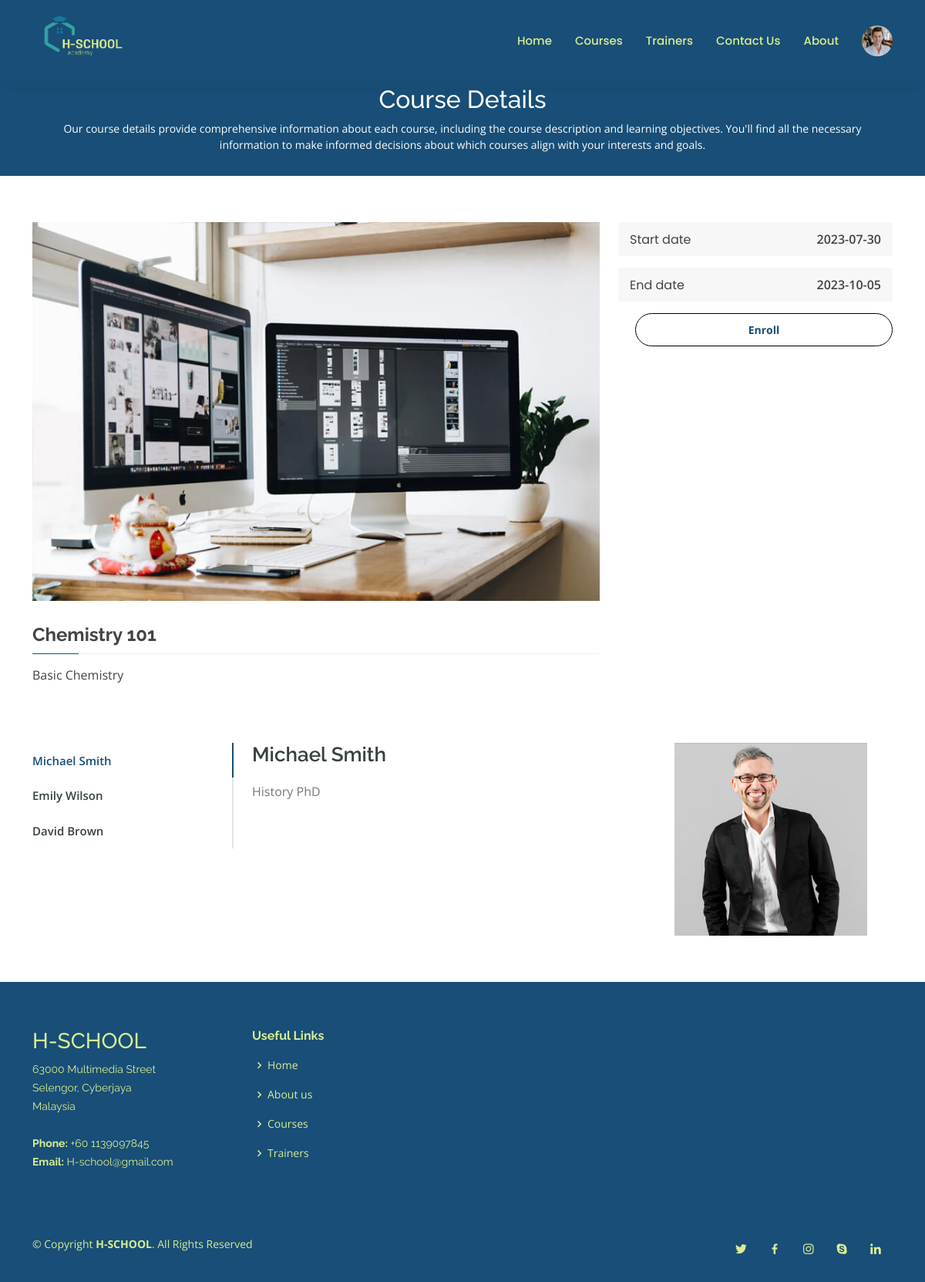
The app's page /student/courseDetails.php?courseID=10 (signed in) with its own data.
### tables this page shows
CREATE TABLE `course` (
  `CourseID` int(11) NOT NULL,
  `Title` varchar(255) DEFAULT NULL,
  `Category` varchar(255) DEFAULT NULL,
  `Description` varchar(255) DEFAULT NULL,
  `StartDate` date DEFAULT NULL,
  `EndDate` date DEFAULT NULL,
  `Status` enum('Active','Inactive') DEFAULT NULL
);

CREATE TABLE `instructor` (
  `InstructorID` int(11) NOT NULL,
  `FirstName` varchar(255) DEFAULT NULL,
  `LastName` varchar(255) DEFAULT NULL,
  `Gender` enum('Male','Female') DEFAULT NULL,
  `Birthdate` date DEFAULT NULL,
  `Status` enum('Active','Inactive') DEFAULT NULL,
  `Email` varchar(255) DEFAULT NULL,
  `Phone` varchar(255) DEFAULT NULL,
  `Password` varchar(255) DEFAULT NULL,
  `Specialization` varchar(255) DEFAULT NULL,
  `Description` varchar(255) DEFAULT NULL
);

### student/functions.php (called while the page is built, shortened)
<?php
require('../dbm.php');
$dbconn = new DatabaseManager;
$dbconn->connect();
function getInstructors($courseID)
{
    global $dbconn;
    $sql = "SELECT Instructor.*
            FROM Instructor
            INNER JOIN Course_Instructor ON Instructor.InstructorID = Course_Instructor.InstructorID
            WHERE Course_Instructor.CourseID = $courseID";
    $instructors = array();
    $result = $dbconn->query($sql);
    while ($row = $result->fetch_assoc()) {
        $instructors[] = $row;
    }
    return $instructors;
}
function getCourse($courseID)
{
    global $dbconn;
    $sql = "SELECT * FROM course WHERE CourseID = $courseID";
    $result = $dbconn->query($sql);
    if ($result && $result->num_rows > 0) {
        $row = $result->fetch_assoc();
        return $row;
    } else {
        return null;
    }
}
function displayTableRow($courseID) { ?>
<?php }
function checkAvailability($courseId, $instructorId) {
    global $dbconn;
    $sql = "SELECT availability FROM Course_Instructor WHERE CourseID = $courseId AND InstructorID = $instructorId";
    $result = $dbconn->query($sql);
    if ($result && mysqli_num_rows($result) > 0) {
        $row = mysqli_fetch_assoc($result);
        $availability = $row['availability'];
        return $availability;
    } else {
        return null;
    }
}
?>

### dbm.php (called while the page is built, shortened)
<?php
if (!class_exists('DatabaseManager')) {
  class DatabaseManager
  {
    private $db_conn;
    private $database = 'h-school';
    private $host = "localhost";
    private $username = "root";
    private $password = "";
    public function connect()
    {
      $this->db_conn = new mysqli($this->host, $this->username, $this->password, $this->database);
    }
    public function query($sql)
    {
      try {
        $this->db_conn->begin_transaction();
        $result = $this->db_conn->query($sql);
        $this->db_conn->commit();
        return $result;
      } catch (PDOException $e) {
        $this->db_conn->rollback();
        die($this->db_conn->error);
      }
    }
  }
}

### student/courseDetails.php (the view, shortened to what this page needs)
<!DOCTYPE html>
<html lang="en">
<?php include 'head.inc.php'; ?>
<body>
  <?php
  $courseID = $_GET['courseID'];
  $course = getCourse($courseID);
  $Title = $course['Title'];
  $description = $course['Description'];
  $startDate = $course['StartDate'];
  $endDate = $course['EndDate'];
  $courseImg = "assets/img/courses/course-1.jpg";
  $instructorArray = getInstructors($courseID);
  ?>
  <?php include 'navBar.inc.php'; ?>
  <main id="main">
    <div class="mainContainer" data-aos="fade-in">
      <div class="container">
        <h2>Course Details</h2>
        <p>
          Our course details provide comprehensive information about each
          course, including the course description and learning objectives.
          You'll find all the necessary information to make informed decisions
          about which courses align with your interests and goals.
        </p>
      </div>
    </div>
    <section id="course-details" class="course-details">
      <div class="container" data-aos="fade-up">
        <div class="row">
          <div class="col-lg-8">
            <?php
            echo '<img src="' . $courseImg . '" class="img-fluid" alt="Course Image">';
            echo " <h3> $Title  </h3>";
            echo "<p> $description </p>";
            ?>
          </div>
          <div class="col-lg-4">
            <div class="course-info d-flex justify-content-between align-items-center">
              <h5>Start date</h5>
              <?php
              echo "<p> $startDate </p>";
              ?>
            </div>
            <div class="course-info d-flex justify-content-between align-items-center">
              <h5>End date</h5>
              <?php
              echo "<p> $endDate </p>";
              ?>
            </div>
            <?php
            if (isset($_SESSION['user_id'])) {
              $user_id = $_SESSION['user_id'];
            }
            $alterQuery = "SELECT * FROM student_course WHERE CourseID = $courseID AND StudentID = $user_id";
            $result = $dbconn->query($alterQuery);
            if ($result && $result->num_rows > 0) {
              echo '<div class="d-flex justify-content-between align-items-center">
                                <a onclick="return UnenrollCourse()" href="UnenrollCourse.php?course_id=' . $courseID . '&user_id=' . $user_id . '" class="enrollbtn">Unenroll</a>
                            </div>';
            } else {
              echo '<div class="d-flex justify-content-between align-items-center">
                                <a onclick="return enrollCourse()" href="enrollCourse_process.php?course_id=' . $courseID . '&user_id=' . $user_id . ' " class="enrollbtn">Enroll</a>
                            </div>';
            }
            ?>
          </div>
        </div>
      </div>
    </section>
    <section id="cource-details-tabs" class="cource-details-tabs">
      <div class="container" data-aos="fade-up">
        <div class="row">
          <div class="col-lg-3">
            <ul class="nav nav-tabs flex-column">
              <?php
              foreach ($instructorArray as $index => $tab) {
                  $tabId = 'tab-' . ($index + 1);
                  $isActive = ($index === 0) ? 'active show' : '';
                  $instructor = $instructorArray[$index];
                $availability = checkAvailability($courseID, $instructor['InstructorID']);
                if ($availability == 'available') {
                  ?>
                  <li class="nav-item">
                    <a class="nav-link <?php echo $isActive; ?>" data-bs-toggle="tab" href="#<?php echo $tabId; ?>">
                      <?php echo $instructor['FirstName'] . " " . $instructor['LastName']; ?>
                    </a>
                  </li>
                  <?php
                }
              }
              ?>
            </ul>
          </div>
          <div class="col-lg-9 mt-4 mt-lg-0">
            <div class="tab-content">
              <?php
              foreach ($instructorArray as $index => $tab) {
                $tabId = 'tab-' . ($index + 1);
                  $isActive = ($index === 0) ? 'active show' : '';
                  $instructor = $instructorArray[$index];
                $availability = checkAvailability($courseID, $instructor['InstructorID']);
                if ($availability == 'available') {
                  ?>
                  <div class="tab-pane <?php echo $isActive; ?>" id="<?php echo $tabId; ?>">
                    <div class="row">
                      <div class="col-lg-8 details order-2 order-lg-1">
                        <h3>
                          <?php echo $instructor['FirstName'] . " " . $instructor['LastName']; ?>
                        </h3>
                        <p>
                          <?php echo $instructor['Description']; ?>
                        </p>
                      </div>
                      <div class="col-lg-4 text-center order-1 order-lg-2">
                        <?php
                        $instructorImg = 'assets/img/trainers/trainer-1.jpg';
                        echo '<img src="' . $instructorImg . '" class="img-fluid" alt="Course Image">';
                        ?>
                      </div>
                    </div>
                  </div>
                  <?php
                }
              }
              ?>
            </div>
          </div>
        </div>
      </div>
    </section>
  </main>
  <?php include('footer.inc.php') ?>
</body>
</html>

### student/assets/css/style.css (style rules this page uses)
body { font-family: "Open Sans", sans-serif; color: #444444; }
a { color: #184e77; text-decoration: none; }
h1, h2, h3, h4, h5, h6 { font-family: "Raleway", sans-serif; }
section { padding: 60px 0; overflow: hidden; }
.mainContainer { margin-top: 5rem; text-align: center; background: #184e77; padding: 30px 0; color: #fff; }
.mainContainer h2 { font-size: 32px; font-weight: 500; }
.mainContainer p { font-size: 14px; margin-bottom: 0; }
.course-details h3 { font-size: 24px; margin: 30px 0 15px 0; font-weight: 700; position: relative; padding-bottom: 10px; }
.course-details h3:before { content: ""; position: absolute; display: block; width: 100%; height: 1px; background: #eef0ef; bottom: 0; left: 0; }
.course-details h3:after { content: ""; position: absolute; display: block; width: 60px; height: 1px; background: #184e77; bottom: 0; left: 0; }
.course-details .course-info { background: #f6f7f6; padding: 10px 15px; margin-bottom: 15px; }
.enrollbtn { width: 100%; color: #184e77; border-radius: 20px; border: 1px solid black; background: #fff; padding: 10px 50px; margin-left: 22px; cursor: pointer; border-radius: 50px; transition: 0.3s; font-size: 14px; font-weight: bold; display: inline-block; text-align: center; }
.course-details .course-info h5 { font-weight: 400; font-size: 16px; margin: 0; font-family: "Poppins", sans-serif; }
.course-details .course-info p { margin: 0; font-weight: 600; }
.cource-details-tabs { overflow: hidden; padding-top: 0; }
.cource-details-tabs .nav-tabs { border: 0; }
.cource-details-tabs .nav-link { border: 0; padding: 12px 15px 12px 0; transition: 0.3s; color: #37423b; border-radius: 0; border-right: 2px solid #e2e7e4; font-weight: 600; font-size: 15px; }
.cource-details-tabs .nav-link.active { color: #184e77; border-color: #184e77; }
.cource-details-tabs .tab-pane.active { animation: fadeIn 0.5s ease-out; }
.cource-details-tabs .details h3 { font-size: 26px; font-weight: 600; margin-bottom: 20px; color: #37423b; }
.cource-details-tabs .details p { color: #777777; }
.cource-details-tabs .details p:last-child { margin-bottom: 0; }
.tab-content { display: inline-block; }

### records on screen
course: Title "Chemistry 101", Description "Basic Chemistry", StartDate "2023-07-30", EndDate "2023-10-05"
instructor: FirstName "Michael", LastName "Smith", Description "History PhD"
instructor: FirstName "Emily", LastName "Wilson"
instructor: FirstName "David", LastName "Brown"
